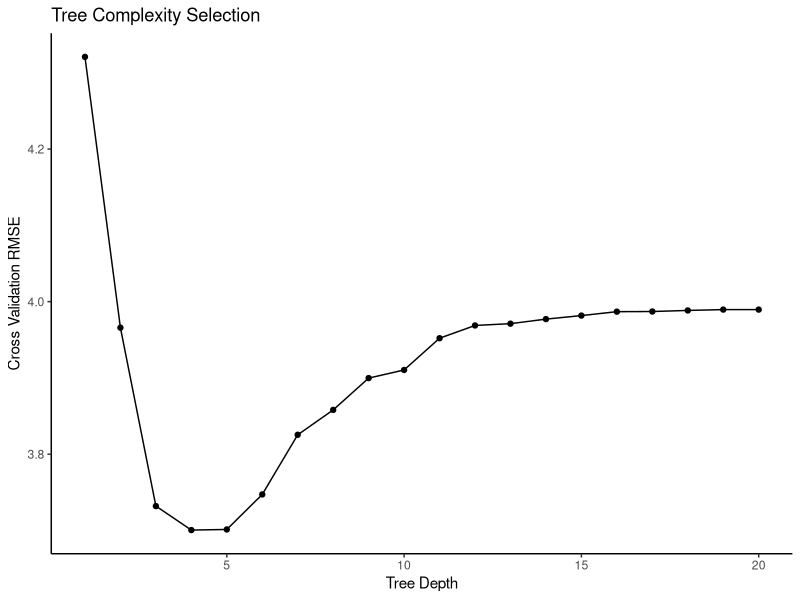
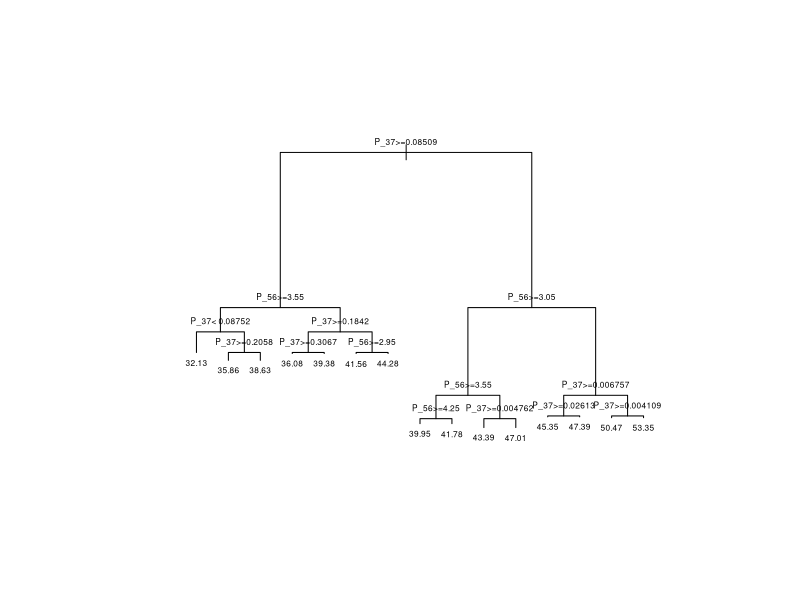

Write R code to recreate these figures, in order. (Note: a time limit stopped this script after it produced the figures.)
## ---- chunk 1
knitr::opts_chunk$set(echo = TRUE)

library(haven)
library(randomForest)
library(rpart)
library(tidyverse)

atlas_training <- read_dta("atlas_training.dta")
#Read in data with truth. Truth is kfr_actual in these data
atlas_test <- read_dta("atlas_lockbox.dta")
## ---- chunk 2
# Chetty et al. (2020) report the following rank-rank regression pooling all 
# races and genders: Rank_{kids} =  33.31 + 0.351 *  Rank_{parents}
# 
# The average income rank for white parents today is the $57.9$th percentile. 
# We predict that the average white child will reach the following percentile 
# when they are adults:

parents_rank <- 57.9
kids_rank <- 33.31 + 0.351 * parents_rank
# kids_rank

# For the next generation, the predicted rank for the (average) white grandchild
# is:

parents_rank = kids_rank
kids_rank = 33.31 + 0.351 * parents_rank
# kids_rank

# Now we may want to study the predictions from this model across many 
# generations: the grandchilden, the great grandchildren, and the 
# great great grand children, and so on.  We can do this using a loop

generations <- seq(1,7,1) #This is for generations 1 through 7

parents_rank = 57.9 #This is the starting value for the parent's generation

# use a for loop to run the experiment
for(j in generations){ 
  #Calculate kid's predicted rank
  kids_rank <- 33.31 + 0.351 * parents_rank
  
  #Print the output to the console
  print(paste0("In generation ", j, ", parent_rank = ", parents_rank, ", child_rank = ", kids_rank))
  
  #Set parent's rank equal to kids' rank so we are ready for the next iteration
  parents_rank <- kids_rank
}

# Notice that the model predicts that the average white child will reach the
# 51.3rd percentile in generation 7, which is lower than where the first 
# generation started from (which you will recall was the $57.9$th percentile).  
# This is a reduction of around 6 percentiles.
# 
# Meanwhile, the average income rank for Black parents is the 32.7th percentile.
# If we apply the same rank-rank relationship between Black parents and Black 
# children that we did above, our model predicts that the average Black child 
# will reach the 44.9th percentile when they grow up, with further gains for 
# future generations.

generations <- seq(1,7,1) #This is for generations 1 through 7
parents_rank = 32.7 #This is the starting value for the parent's generation
for(j in generations){ 
  kids_rank <- 33.31 + 0.351 * parents_rank
  print(paste0("In generation ", j, ", parent_rank = ", parents_rank, ", child_rank = ", kids_rank))
  parents_rank <- kids_rank
}

# As you can see, this model predicts substantial improvements in outcomes for
# Black children across generations, with average gains of 12 percentiles in a 
# single generation.  The model makes the unrealistic prediction of convergence
# in outcomes across racial groups: By generation 7, both white and Black children
# are at the 51.3 percentile.  This result is unrealistic because racial disparities have persisted for many generations in the United States.
# 
# However, the model is incorrect: we know from Lab 2 and Lecture that Black 
# children and white children experience very different rates of upward mobility 
# across generations. In particular, Chetty et al. (2020) report the following 
# rank-rank regression for Black children:
# 
# Rank_{kids} =  25.4 + 0.28 *  Rank_{parents}
# 
# The prediction implied by this rank-rank graph is very different than the 
# previous calculations suggested.  To see this, in the first generation this 
# model predicts:

parents_rank = 32.7
kids_rank = 25.4 + 0.28 * parents_rank
# kids_rank

# In stark contrast to the predictions from the calculations earlier, here 
# there is hardly any predicted improvement in the income rank for Black children
# in generation 1.  To see what happens across generations, we can update our 
# loop:

generations <- seq(1,7,1) #This is for generations 1 through 7
parents_rank = 32.7 #This is the starting value for the parent's generation
for(j in generations){ 
  kids_rank = 25.4 + 0.28 * parents_rank
  print(paste0("In generation ", j, ", parent_rank = ", parents_rank, ", child_rank = ", kids_rank))
  parents_rank <- kids_rank
}

# As you can see, the income rank hardly improves at all for the second and 
# third generation, and eventually stabilizes after four generations at the 
# 35.3rd percentile. The 35.3rd percentile is the steady state (or fixed point)
# prediction for Black children, because the model predicts no further 
# improvement once average income reaches this level. 
# 
# In contrast, similar calculations would show that the 54.2nd percentile 
# is the steady state (or fixed point) of the model for white children. 
# These stark steady state gaps show that addressing racial disparities in 
# upward mobility is crucial for lessening racial disparities in the United States. 
# 
# ## Trying it on your own
# 
# Chetty, Hendren, Jones, and Porter (2020) report the following estimates 
# for Hispanic children: 
# 
# Rank_{kids} =  36.14 + 0.26 *  Rank_{parents}
# 
# The average income rank for Hispanic parents is the 36.17th percentile.  
#
# Write your own for loop to study the predictions from the model for Hispanic 
# children over the next 7 generations.

generations <- seq(1,7,1) #This is for generations 1 through 7
parents_rank = 36.17 #This is the starting value for the parent's generation
for(j in generations){ 
  kids_rank = 36.14 + 0.26 * parents_rank
  print(paste0("In generation ", j, ", parent_rank = ", parents_rank, ", child_rank = ", kids_rank))
  parents_rank <- kids_rank
}
# Using the output from your for loop, what is the steady state prediction for 
# Hispanic children?


## ---- chunk 3
#Open stata data set


#Store predictor variables which all start with P_*
vars <- colnames(atlas_training[,grep("^[P_]", names(atlas_training))])


#Data frame with just predictors P_* and kfr_pooled_pooled_p25
training <- subset(atlas_training, training==1, vars)
training$kfr_pooled_pooled_p25 <- atlas_training[atlas_training$training==1,]$kfr_pooled_pooled_p25


#-------------------------------------------------------------------------------
# Part 1: Decision tree with cross validation and two hand picked predictors
#-------------------------------------------------------------------------------

# Implement five-fold cross validation to choose the depth of a decision tree 
# that uses two of the predictors (your choice which predictors). Plot the 
# cross-validation out of sample root mean squared prediction error (CV RMSE) 
# versus the depth of the tree.

# Modify the code to change from 10 fold cross validation to 5
# and change the predictors that I use to two others of your choice

##Illustrate cross validation##
#K-fold Cross validation to select tree depth
# setup the experiment
n <- nrow(training) # the number of observations
K <- 5 # the number of `folds'

# create a copy of the training data
cv <- training

# create a vector of fold memberships (random order)
cv$foldid <- rep(1:K,each=ceiling(n/K))[sample(1:n)]

# create an empty data frame of results
B <- seq(1,20,1) #This is for depths for 1 to 20
OOS <- data.frame(fold=rep(NA,K*length(B) ), squarederror=rep(NA,K*length(B) ), maxdepth=rep(NA,K*length(B) )) 

# use a for loop to run the experiment
row <- 0
for(j in B){ 
  for(k in 1:K){ 
    row <- row + 1
    cvtrain <- subset(cv, foldid != k) # train on all but fold `k'
    cvfold <- subset(cv, foldid == k) # fold `k'
    
    # Fit tree on all but fold `k'
    cvtree <- rpart(kfr_pooled_pooled_p25 ~ P_26 + P_55,
                    data=cvtrain, 
                    maxdepth = c(j), 
                    cp=0) 
    
    
    #Get predictions for fold `k'
    predfull <- predict(cvtree, newdata=cvfold) # Get predictions for fold `k'
    
    #Calculate sum of squred errors for obs in fold `k'
    OOS$squarederror[row] <- sum((cvfold$kfr_pooled_pooled_p25 - predfull)^2) # Calculate prediction errors for fold `k'
    
    OOS$maxdepth[row] <- j # store the maxdepth
    
    OOS$fold[row] <- k # store the fold
    
  }
}

#Summarize the results
# OOS
# summary(OOS)

#Calculate the combined error across folds
ssr <- tapply(OOS$squarederror, OOS$maxdepth, sum)
ssr <- as.data.frame(ssr)
ssr$maxdepth <- seq(1,20,1)

#Calculate the CV RMSE
ssr$rmse <- sqrt(ssr$ssr / nrow(training))

#Display sum across folds for each bandwidth
ggplot(ssr, aes(x=maxdepth,y=rmse)) +
  geom_point() +
  geom_line() +
  labs(y = "Cross Validation RMSE",
       x = "Tree Depth") +
  labs(title = "Tree Complexity Selection") +
  theme_classic()

## ---- chunk 4
cv_optimal_depth = 4

### Modify this example code to estimate tree using the depth you chose above 
### using the full training data
tree <- rpart(kfr_pooled_pooled_p25 ~ P_37 + P_56, 
                      data=training, 
                      maxdepth = cv_optimal_depth, 
                      cp=0) 


#Visualize the fitted decision tree
{
plot(tree, margin = 0.2)
text(tree, cex = 0.5)
}

## ---- chunk 5
#Calculate predictions for all rows in training sample
y_train_predictions_tree <- predict(tree, newdata=training)
## ---- chunk 6

#Random Forest from 1000 Bootstrapped Samples (ntree=100)
#Random Forests may take a while to run!  Be patient!
smallforest <- randomForest(kfr_pooled_pooled_p25 ~ P_26 + P_55, 
                               ntree=1000, 
                               mtry=2,
                               data=training)

#Tuning parameters are ntree and mtry
#ntree is number of trees in your forest
#mtry is the number of predictors considered at each split (default is number of predictors divided by 3)

smallforest #Review the Random Forest Results

#Generate predictions for training data
y_train_predictions_smallforest <- predict(smallforest, newdata=training, type="response")

## ---- chunk 7

#Random Forest from 1000 Bootstrapped Samples (ntree=100)
#Random Forests may take a while to run!  Be patient!
mobilityforest <- randomForest(kfr_pooled_pooled_p25 ~ ., 
                               ntree=1000, 
                               mtry=121,
                               importance=TRUE, ## add importance=TRUE so that we store the variable importance information
                               data=training)

#Tuning parameters are ntree and mtry
#ntree is number of trees in your forest
#mtry is the number of predictors considered at each split (default is number of predictors divided by 3)
#Setting mtry<121 can help in small samples like this one.

mobilityforest #Review the Random Forest Results

#Generate predictions for training data
y_train_predictions_forest  <- predict(mobilityforest, newdata=training, type="response")

### Try changing mtry to 20 (16.5% of predictors), 60 (50% of predictors), or 121 (all predictors)

## ---- chunk 8

# importance(mobilityforest)

varImpPlot(mobilityforest, type=1) #Plot the Random Forest Results

#type	is either 1 or 2, specifying the type of importance measure 
#(1=mean decrease in accuracy, 2=mean decrease in node impurity)

## ---- chunk 9

## Root mean squared prediction error in  the training sample.
p <- 3
RMSPE <- matrix(0, p, 1)
RMSPE[1] <- sqrt(mean((training$kfr_pooled_pooled_p25 - y_train_predictions_tree)^2, na.rm=TRUE))
RMSPE[2] <- sqrt(mean((training$kfr_pooled_pooled_p25 - y_train_predictions_smallforest)^2, na.rm=TRUE))
RMSPE[3] <- sqrt(mean((training$kfr_pooled_pooled_p25 - y_train_predictions_forest)^2, na.rm=TRUE))

#Display a table of the results
data.frame(RMSPE, method = c("Tree", "Small RF", "Large RF"))  

## ---- chunk 10


#Merge with truth to evaluate predictions. 
atlas <- left_join(atlas_test, atlas_training , by="geoid")

#Separate test data set as a separate data frame
test <- subset(atlas, training==0)

#Get predictions for test data
y_test_predictions_tree <- predict(tree, newdata=test)
y_test_predictions_smallforest <- predict(smallforest, newdata=test, type="response")
y_test_predictions_forest  <- predict(mobilityforest, newdata=test, type="response")

#Calculate RMSPE for test data
p <- 3
OOS_RMSPE <- matrix(0, p, 1)
OOS_RMSPE[1] <- sqrt(mean((test$kfr_actual - y_test_predictions_tree)^2, na.rm=TRUE))
OOS_RMSPE[2] <- sqrt(mean((test$kfr_actual - y_test_predictions_smallforest)^2, na.rm=TRUE))
OOS_RMSPE[3] <- sqrt(mean((test$kfr_actual - y_test_predictions_forest)^2, na.rm=TRUE))

# Display table of results
data.frame(OOS_RMSPE, method = c("Tree", "Small RF", "Large RF"))  
